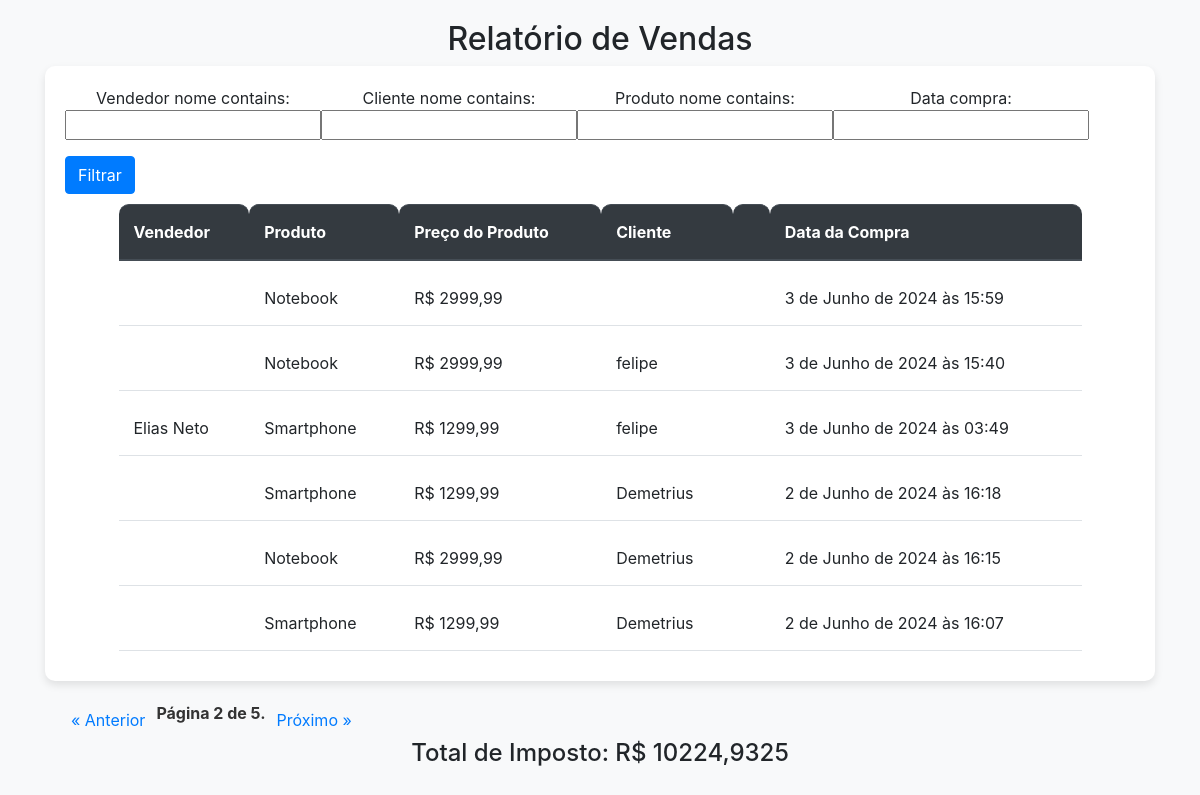
The page /relatorio/?page=2 on the database its author committed.
### estoque/models.py (models this page shows, shortened)
class Compra(models.Model):
    vendedor = models.ForeignKey(Vendedor, on_delete=models.SET_NULL, blank=True, null=True)
    cliente = models.ForeignKey(Cliente, on_delete=models.SET_NULL, blank=True, null=True)
    produto = models.ForeignKey(Produto, on_delete=models.SET_NULL, blank=True, null=True)
    data_compra = models.DateTimeField(auto_now_add=True, blank=True, null=True)

class Produto(models.Model):
    nome = models.CharField(max_length=30, blank=True, null=True)
    preco = models.DecimalField(max_digits=10, decimal_places=2, blank=True, null=True)
    qtd = models.IntegerField(blank=True, null=True)
    img = models.ImageField(upload_to='produtos', blank=True, null=True)

class Cliente(models.Model):
    nome = models.CharField(max_length=30, blank=True, null=True)
    endereco = models.CharField(max_length=100, blank=True, null=True)
    email = models.EmailField(max_length=40, unique=True, blank=True, null=True)
    telefone = models.CharField(max_length=12, blank=True, null=True)

class Vendedor(models.Model):
    nome = models.CharField(max_length=30, blank=True, null=True)
    telefone = models.CharField(max_length=12, blank=True, null=True)
    cpf = models.CharField(max_length=11, blank=True, null=True)
    salario = models.DecimalField(max_digits=6, decimal_places=2, blank= True, null=True)

### estoque/views.py (the view)
# urls.py: path('relatorio/', views.relatorio,  name='relatorio')
def relatorio(request):
    compras = Compra.objects.all().order_by('-data_compra')
    compras_filtro = CompraFilter(request.GET, queryset=compras)  # Passando o queryset não filtrado
    paginator = Paginator(compras_filtro.qs, 6)  # Usando o queryset filtrado para a paginação
    page = request.GET.get('page')
    page_obj = paginator.get_page(page)
    total_imposto = Decimal(0)
    for compra in compras_filtro.qs:  # Usando o queryset filtrado para calcular o total de imposto
        imposto = compra.produto.preco * Decimal(0.25)
        total_imposto += imposto
    context = {'page_obj': page_obj, 'filter': compras_filtro, 'total_imposto': total_imposto}
    return render(request, 'relatorio.html', context)

### templates/relatorio.html (shortened to what this page needs)
<!DOCTYPE html>
<html lang="pt-BR">
<head>
    <link href="https://stackpath.bootstrapcdn.com/bootstrap/4.5.2/css/bootstrap.min.css" rel="stylesheet">
</head>
<body>
    <div class="container">
        <div class="row">
            <div class="col-md-12">
                <h2 class="text-center">Relatório de Vendas</h2>
                <div class="table-container">
                    <form method="get" class="form-inline">
                        {{ filter.form.as_p }}
                        <button type="submit" class="btn btn-primary">Filtrar</button>
                    </form>
                    <table class="table">
                        <thead class="thead-dark">
                            <tr>
                                <th scope="col">Vendedor</th>
                                <th scope="col">Produto</th>
                                <th scope="col">Preço do Produto</th>
                                <th>Cliente<th>
                                <th scope="col">Data da Compra</th>
                            </tr>
                        </thead>
                        <tbody>
                            {% for i in page_obj %}
                            <tr>
                                <td>{{ i.vendedor.nome }}</td>
                                <td>{{ i.produto.nome }}</td>
                                <td>R$ {{ i.produto.preco }}</td>
                                <td> {{ i.cliente.nome}} <td>
                                <td>{{ i.data_compra }}</td>
                            </tr>
                            {% endfor %}
                        </tbody>
                    </table>
                </div>
                <div class="pagination">
                    {% if page_obj.has_previous %}
                        <a href="{% url "relatorio" %}?page={{page_obj.previous_page_number}}" class="btn btn-outline-primary">&laquo; Anterior</a>
                    {% endif %}
                    <span class="current">
                        Página {{ page_obj.number }} de {{ page_obj.paginator.num_pages }}.
                    </span>
                    {% if page_obj.has_next %}
                        <a href="{% url "relatorio" %}?page={{page_obj.next_page_number}}" class="btn btn-outline-primary">Próximo &raquo;</a>
                    {% endif %}
                </div>
                <div class="text-center">
                    <h4>Total de Imposto: R$ {{ total_imposto }}</h4>
                </div>
            </div>
        </div>
    </div>
</body>
</html>

### templates/relatorio.html (style rules this page uses)
body { padding-top: 20px; background-color: #f8f9fa; }
.table-container { background-color: #fff; border-radius: 10px; box-shadow: 0 4px 8px rgba(0,0,0,0.1); padding: 20px; margin-bottom: 20px; }
.table-container table { border-collapse: separate; border-spacing: 0 10px; width: 90%; margin: 0 auto; }
.table-container th, .table-container td { padding: 15px; vertical-align: middle; background-color: #fff; border-top: none; border-bottom: 1px solid #dee2e6; }
.table-container th { background-color: #343a40; color: #fff; border-bottom-color: #fff; border-top: 1px solid #dee2e6; border-radius: 10px 10px 0 0; }
.pagination { justify-content: flex-start; margin-top: 20px; margin-left: 15px; }
.pagination a { color: #007bff; text-decoration: none; padding: 6px 10px; border: 1px solid transparent; border-radius: 5px; }
.pagination .current { font-weight: bold; color: #333; }
.text-center { text-align: center; }

### rows shown on the page
Compra: produto.nome "Notebook", produto.preco "2999,99", data_compra "3 de Junho de 2024 às 15:59"
Compra: produto.nome "Notebook", produto.preco "2999,99", cliente.nome "felipe", data_compra "3 de Junho de 2024 às 15:40"
Compra: vendedor.nome "Elias Neto", produto.nome "Smartphone", produto.preco "1299,99", cliente.nome "felipe", data_compra "3 de Junho de 2024 às 03:49"
Compra: produto.nome "Smartphone", produto.preco "1299,99", cliente.nome "Demetrius", data_compra "2 de Junho de 2024 às 16:18"
Compra: produto.nome "Notebook", produto.preco "2999,99", cliente.nome "Demetrius", data_compra "2 de Junho de 2024 às 16:15"
Compra: produto.nome "Smartphone", produto.preco "1299,99", cliente.nome "Demetrius", data_compra "2 de Junho de 2024 às 16:07"

### other values the page prints
{{ page_obj.number }} "2"
{{ page_obj.paginator.num_pages }} "5"
{{ total_imposto }} "10224,9325"
